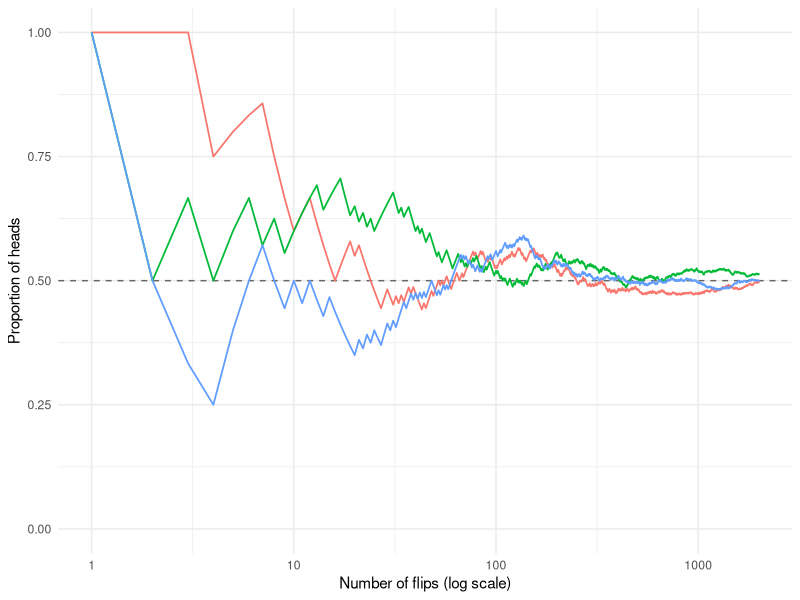
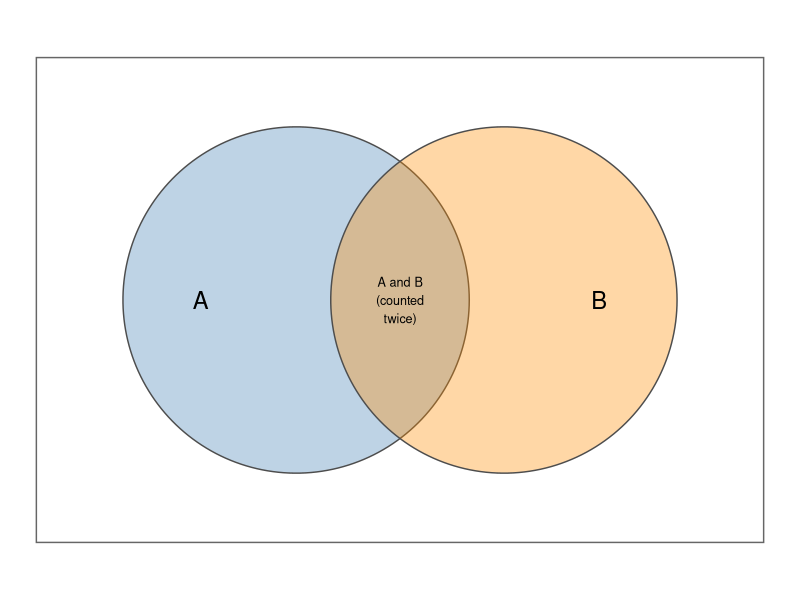
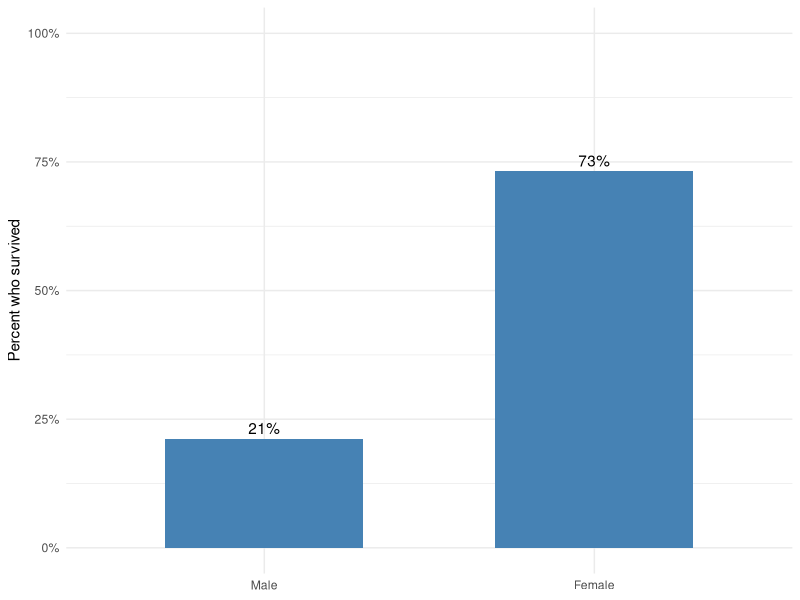
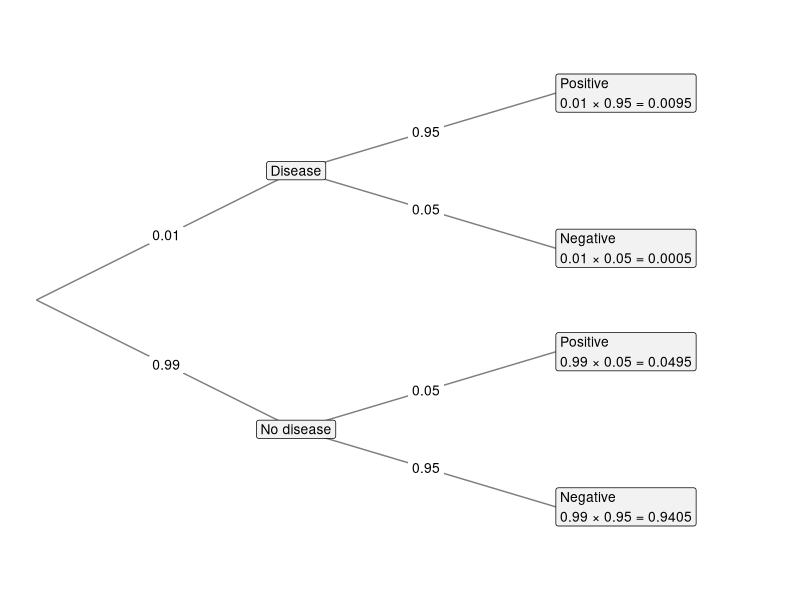

Recreate these plots in R, in order.
## ---- chunk 1
#| label: coin-flips
#| echo: false
set.seed(113)
flips <- sample(c("H", "T"), size = 10000, replace = TRUE)
ten <- flips[1:10]
## ---- chunk 2
#| label: tbl-coin
#| tbl-cap: "The proportion of heads after more and more flips of a fair coin."
#| echo: false
n <- c(10, 100, 1000, 10000)
heads <- sapply(n, function(k) sum(flips[1:k] == "H"))
knitr::kable(
  data.frame(n, heads, heads / n),
  col.names = c("Number of flips", "Number of heads", "Proportion of heads"),
  format.args = list(big.mark = ","),
  digits = 4
)
## ---- chunk 3
#| label: fig-lln
#| fig-cap: "The running proportion of heads in three separate sequences of 2,000 flips of a fair coin. Each sequence wanders early on, but all settle near 0.5."
#| echo: false
#| fig-width: 7
#| fig-height: 3.5
library(ggplot2)
set.seed(2026)
n <- 2000
runs <- do.call(rbind, lapply(1:3, function(i) {
  heads <- sample(c(1, 0), size = n, replace = TRUE)
  data.frame(flip = 1:n, prop = cumsum(heads) / (1:n), run = factor(i))
}))
ggplot(runs, aes(x = flip, y = prop, colour = run)) +
  geom_hline(yintercept = 0.5, linetype = "dashed", colour = "grey40") +
  geom_line(linewidth = 0.6) +
  scale_x_log10() +
  coord_cartesian(ylim = c(0, 1)) +
  labs(x = "Number of flips (log scale)", y = "Proportion of heads") +
  theme_minimal() +
  theme(legend.position = "none")
## ---- chunk 4
#| label: fig-venn
#| fig-cap: "A Venn diagram. The rectangle is the sample space, and each circle is an event. Outcomes in the overlap belong to both $A$ and $B$, so adding $P(A)$ and $P(B)$ counts them twice."
#| echo: false
#| fig-width: 5
#| fig-height: 3
circle <- function(x0, label, r = 1, n = 200) {
  t <- seq(0, 2 * pi, length.out = n)
  data.frame(x = x0 + r * cos(t), y = r * sin(t), event = label)
}
circles <- rbind(circle(-0.6, "A"), circle(0.6, "B"))
ggplot() +
  annotate("rect", xmin = -2.1, xmax = 2.1, ymin = -1.4, ymax = 1.4,
           fill = NA, colour = "grey40") +
  geom_polygon(data = circles, aes(x, y, group = event, fill = event),
               alpha = 0.35, colour = "grey30") +
  annotate("text", x = c(-1.15, 1.15), y = 0, label = c("A", "B"), size = 6) +
  annotate("text", x = 0, y = 0, label = "A and B\n(counted\ntwice)", size = 3.2) +
  scale_fill_manual(values = c(A = "steelblue", B = "darkorange")) +
  coord_equal() +
  theme_void() +
  theme(legend.position = "none")
## ---- chunk 5
#| label: tbl-titanic
#| tbl-cap: "People aboard the *Titanic*, by sex and survival."
#| echo: false
titanic <- margin.table(Titanic, c("Sex", "Survived"))
titanic_table <- function(x, digits = 0) {
  tab <- as.data.frame.matrix(x)
  names(tab) <- c("Did not survive", "Survived", if (ncol(tab) == 3) "Total")
  rownames(tab)[rownames(tab) == "Sum"] <- "Total"
  knitr::kable(tab, digits = digits, format.args = list(big.mark = ","))
}
titanic_table(addmargins(titanic))
## ---- chunk 6
#| label: tbl-titanic-prop
#| tbl-cap: "Each count in @tbl-titanic divided by 2,201."
#| echo: false
titanic_table(addmargins(prop.table(titanic)), digits = 3)
## ---- chunk 7
#| label: tbl-titanic-rows
#| tbl-cap: "Each row of @tbl-titanic divided by its row total: survival given sex."
#| echo: false
titanic_table(prop.table(titanic, 1), digits = 3)
## ---- chunk 8
#| label: fig-titanic-survival
#| fig-cap: "The percentage of people aboard the *Titanic* who survived, among females and among males. Each bar is a conditional probability."
#| echo: false
#| fig-width: 5
#| fig-height: 2.8
surv <- as.data.frame(prop.table(titanic, 1))
surv <- surv[surv$Survived == "Yes", ]
ggplot(surv, aes(x = Sex, y = Freq)) +
  geom_col(fill = "steelblue", width = 0.6) +
  geom_text(aes(label = scales::percent(Freq, accuracy = 1)), vjust = -0.4) +
  scale_y_continuous(labels = scales::percent, limits = c(0, 1)) +
  labs(x = NULL, y = "Percent who survived") +
  theme_minimal()
## ---- chunk 9
#| label: at-least-one-sim
#| echo: false
set.seed(1654)
got_six <- replicate(10000, any(sample(1:6, size = 4, replace = TRUE) == 6))
## ---- chunk 10
#| label: fig-tree
#| fig-cap: "A tree diagram for the screening test. Probabilities on the second set of branches are conditional on the first. The probability at the end of each path is the product of the probabilities along it."
#| echo: false
#| fig-width: 7
#| fig-height: 4
nodes <- data.frame(
  x = c(1, 1, 2, 2, 2, 2),
  y = c(0.75, 0.25, 0.9, 0.6, 0.4, 0.1),
  label = c("Disease", "No disease",
            "Positive\n0.01 × 0.95 = 0.0095", "Negative\n0.01 × 0.05 = 0.0005",
            "Positive\n0.99 × 0.05 = 0.0495", "Negative\n0.99 × 0.95 = 0.9405")
)
edges <- data.frame(
  x = c(0, 0, 1, 1, 1, 1), y = c(0.5, 0.5, 0.75, 0.75, 0.25, 0.25),
  xend = nodes$x, yend = nodes$y,
  prob = c("0.01", "0.99", "0.95", "0.05", "0.05", "0.95")
)
ggplot() +
  geom_segment(data = edges, aes(x = x, y = y, xend = xend, yend = yend),
               colour = "grey50") +
  geom_label(data = edges, aes(x = (x + xend) / 2, y = (y + yend) / 2, label = prob),
             size = 3.5, label.size = 0, fill = "white") +
  geom_label(data = nodes, aes(x = x, y = y, label = label),
             hjust = c(0.5, 0.5, 0, 0, 0, 0), size = 3.5, fill = "grey95") +
  coord_cartesian(xlim = c(0, 2.8), ylim = c(0, 1)) +
  scale_y_continuous(expand = expansion(add = 0.08)) +
  theme_void()
## ---- chunk 11
#| label: tbl-prior
#| tbl-cap: "The probability of disease after a positive test, for the same test used where the disease is more or less common."
#| echo: false
prior <- c(0.001, 0.01, 0.10, 0.50)
posterior <- prior * 0.95 / (prior * 0.95 + (1 - prior) * 0.05)
knitr::kable(
  data.frame(prior, round(posterior, 3)),
  col.names = c("Prior: P(disease)", "Posterior: P(disease | positive)")
)
